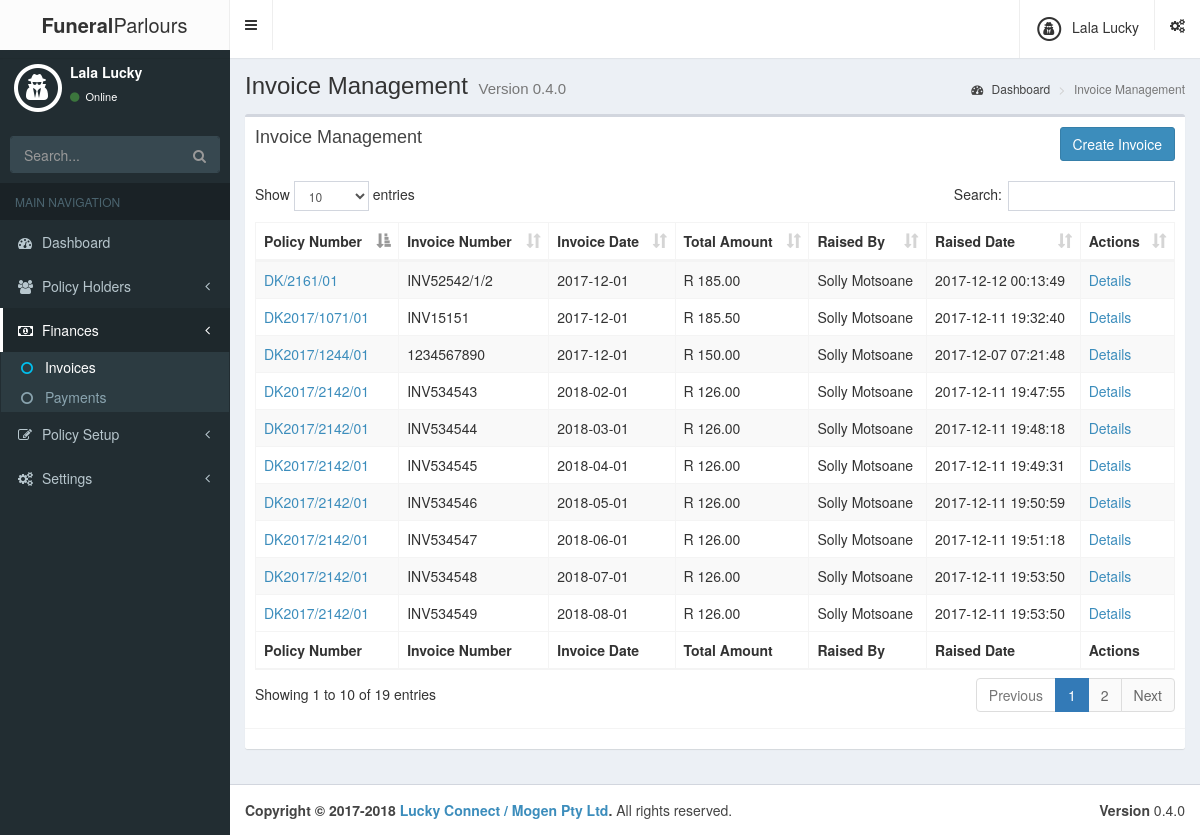
/finance/invoices.php (signed in), run on the app's committed database.
### tables this page shows
CREATE TABLE IF NOT EXISTS `tblinvoices` (
  `InvoiceId` int(11) NOT NULL,
  `PolicyId` int(11) NOT NULL,
  `InvoiceNumber` varchar(255) NOT NULL,
  `InvoiceDate` date NOT NULL,
  `TotalAmount` double(10,2) NOT NULL,
  `RaisedBy` int(11) NOT NULL,
  `RaisedDate` datetime NOT NULL DEFAULT CURRENT_TIMESTAMP,
  `DeletedBy` int(11) DEFAULT NULL,
  `DeletedDate` datetime DEFAULT NULL
);

CREATE TABLE IF NOT EXISTS `tblpolicies` (
  `PolicyId` int(11) NOT NULL,
  `PolicyNumber` varchar(255) NOT NULL,
  `ManualPolicyNumber` varchar(255) DEFAULT NULL,
  `PolicyPlanId` int(11) NOT NULL,
  `PolicyPremium` double(10,2) DEFAULT NULL,
  `StartDate` date DEFAULT NULL,
  `EndDate` date DEFAULT NULL,
  `AgentName` varchar(500) DEFAULT NULL,
  `AgentCode` varchar(255) DEFAULT NULL
);

CREATE TABLE IF NOT EXISTS `tblusers` (
  `id` int(10) NOT NULL,
  `username` varchar(255) NOT NULL,
  `password` varchar(1000) NOT NULL,
  `FirstName` varchar(255) NOT NULL,
  `LastName` varchar(255) NOT NULL,
  `JobTitle` varchar(255) NOT NULL,
  `RoleId` int(11) NOT NULL DEFAULT '1',
  `DateEngaged` date NOT NULL,
  `email` varchar(255) NOT NULL,
  `verified` bit(1) NOT NULL DEFAULT b'0'
);

### classes/classes.php (called while the page is built, shortened)
<?php
spl_autoload_register(function ($className) {
    $className = strtolower($className);
    $path = "../classes/{$className}.php";
});

### inc/dbconfig.inc.php (called while the page is built)
<?php
$host = "localhost";
$username = "luckymogen_fpms";
$password = "Ve18kHe6%AaI";
$db_name = "luckymogen_fpms";
$tbl_prefix = "";
$tbl_members = $tbl_prefix."tblusers";
$tbl_attempts = $tbl_prefix."tblloginattempts";
?>

### classes/dbconn.php (called while the page is built, shortened)
<?php
class DbConn
{
    public function __construct()
    {
        require '../inc/dbconfig.inc.php';
        try {
			$this->conn = new PDO('mysql:host=' . $host . ';dbname=' . $db_name . ';charset=utf8', $username, $password);
		} catch (\Exception $e) {
			die('Database connection error');
		}
    }
}

### classes/invoice.php (called while the page is built, shortened)
<?php
class Invoice extends ActionLog {
    public function GetAll() {
        $stmt = $this->conn->prepare("SELECT InvoiceId, PolicyNumber, P.PolicyId, InvoiceNumber, InvoiceDate, TotalAmount, RaisedDate, DeletedDate, FirstName, LastName
                                    FROM tblinvoices I LEFT JOIN tblusers U ON U.id = I.RaisedBy
                                                    LEFT JOIN tblpolicies P ON P.PolicyId = I.PolicyId");
        $stmt->execute();
        return $stmt->fetchAll(PDO::FETCH_ASSOC);
    }
}
?>

### finance/invoices.php (the view, shortened to what this page needs)
<?php
$pageName = "Invoice Management";
require_once "../inc/header.inc.php";
require '../classes/classes.php';
$mode = isset($_POST['mode']) ? $_POST['mode'] : "view";
try {
    $invoice = new Invoice;
    $invoices = $invoice->GetAll();
?>
<div class="row">
  <div class="col-xs-12">
    <div class="box">
      <div class="box-header">
        <h3 class="box-title"><?php echo $pageName ?></h3>
        <button type="button" id="addInvoice" class="btn btn-primary pull-right <?php echo ($mode=="view") ? "" : "hidden" ?>">Create Invoice</button>
      </div>
      <div class="box-body">
        <table id="MainTable" role="grid" class="table table-bordered table-striped">
          <thead>
            <tr>
              <th>Policy Number</th>
              <th>Invoice Number</th>
              <th>Invoice Date</th>
              <th>Total Amount</th>
              <th>Raised By</th>
              <th>Raised Date</th>
              <th>Actions</th>
            </tr>
          </thead>
          <tbody>
            <?php
            foreach($invoices as $result) {
                $del = "";
                if (isset($_SESSION["RolePriority"]) && $_SESSION["RolePriority"] >= 9000 && $result["DeletedDate"] != NULL) {
                    $del = "u";
                }
                elseif (isset($_SESSION["RolePriority"]) && $_SESSION["RolePriority"] >= 9000 && $result["DeletedDate"] == NULL) {
                    $del = "d";
                }
                elseif (isset($_SESSION["RolePriority"]) && $_SESSION["RolePriority"] < 9000 && $result["DeletedDate"] != NULL) {
                    $del = "s";
                }
                else {
                    $del = "";
                }
              echo "<tr data-invid='".$result["InvoiceId"]."' data-polid='".$result["PolicyId"]."' data-polnum='".$result["PolicyNumber"]."'>
                    <td><a href='{$baseUrl}/members/details.php?polid=".$result["PolicyId"]."&mode=view'>".$result["PolicyNumber"]."</a></td>
                    <td class='invnum'>".$result["InvoiceNumber"]."</td>
                    <td class='invdate'>".$result["InvoiceDate"]."</td>
                    <td>R <span class='invamt'>".$result["TotalAmount"]."</span></td>
                    <td class='raisedby'>".$result["FirstName"]. ' ' .$result["LastName"]."</td>
                    <td class='raiseddate'>".$result["RaisedDate"]."</td>
                    <td>
                    ";
                switch($del) {
                    default:
                        echo "<a href='#' class='details'>Details</a>";
                        break;
                    }
                echo "
                    </td>
                    </tr>";
            }
            ?>
          </tbody>
          <tfoot>
            <tr>
              <th>Policy Number</th>
              <th>Invoice Number</th>
              <th>Invoice Date</th>
              <th>Total Amount</th>
              <th>Raised By</th>
              <th>Raised Date</th>
              <th>Actions</th>
            </tr>
          </tfoot>
        </table>
      </div>
      <div class="box-footer">
      </div>
    </div>
  </div>
</div>
<?php
} catch (PDOException $e) {
    $err = "Error: " . $e->getMessage();
}
require_once "../inc/footer.inc.php" ?>

### data on the page
tblinvoices: PolicyId.PolicyNumber "DK2017/1244/01", InvoiceNumber "1234567890", InvoiceDate "2017-12-01", TotalAmount "150.00", tblusers.FirstName "Solly", tblusers.LastName "Motsoane", RaisedDate "2017-12-07 07:21:48", shows "Details"
tblinvoices: PolicyId.PolicyNumber "DK2017/1071/01", InvoiceNumber "INV15151", InvoiceDate "2017-12-01", TotalAmount "185.50", tblusers.FirstName "Solly", tblusers.LastName "Motsoane", RaisedDate "2017-12-11 19:32:40", shows "Details"
tblinvoices: PolicyId.PolicyNumber "DK2017/2142/01", InvoiceNumber "INV534543", InvoiceDate "2018-02-01", TotalAmount "126.00", tblusers.FirstName "Solly", tblusers.LastName "Motsoane", RaisedDate "2017-12-11 19:47:55", shows "Details"
tblinvoices: PolicyId.PolicyNumber "DK2017/2142/01", InvoiceNumber "INV534544", InvoiceDate "2018-03-01", TotalAmount "126.00", tblusers.FirstName "Solly", tblusers.LastName "Motsoane", RaisedDate "2017-12-11 19:48:18", shows "Details"
tblinvoices: PolicyId.PolicyNumber "DK2017/2142/01", InvoiceNumber "INV534545", InvoiceDate "2018-04-01", TotalAmount "126.00", tblusers.FirstName "Solly", tblusers.LastName "Motsoane", RaisedDate "2017-12-11 19:49:31", shows "Details"
tblinvoices: PolicyId.PolicyNumber "DK2017/2142/01", InvoiceNumber "INV534546", InvoiceDate "2018-05-01", TotalAmount "126.00", tblusers.FirstName "Solly", tblusers.LastName "Motsoane", RaisedDate "2017-12-11 19:50:59", shows "Details"
tblinvoices: PolicyId.PolicyNumber "DK2017/2142/01", InvoiceNumber "INV534547", InvoiceDate "2018-06-01", TotalAmount "126.00", tblusers.FirstName "Solly", tblusers.LastName "Motsoane", RaisedDate "2017-12-11 19:51:18", shows "Details"
tblinvoices: PolicyId.PolicyNumber "DK2017/2142/01", InvoiceNumber "INV534548", InvoiceDate "2018-07-01", TotalAmount "126.00", tblusers.FirstName "Solly", tblusers.LastName "Motsoane", RaisedDate "2017-12-11 19:53:50", shows "Details"
tblinvoices: PolicyId.PolicyNumber "DK2017/2142/01", InvoiceNumber "INV534549", InvoiceDate "2018-08-01", TotalAmount "126.00", tblusers.FirstName "Solly", tblusers.LastName "Motsoane", RaisedDate "2017-12-11 19:53:50", shows "Details"
tblinvoices: PolicyId.PolicyNumber "DK/2161/01", InvoiceNumber "INV52542/1/2", InvoiceDate "2017-12-01", TotalAmount "185.00", tblusers.FirstName "Solly", tblusers.LastName "Motsoane", RaisedDate "2017-12-12 00:13:49", shows "Details"

### other printed values
$userFullName "Lala Lucky"
$_SESSION['fullName'] "Lala Lucky"
$pageName "Invoice Management"
$sysVersion "0.4.0"
$sysDeveloperName "Lucky Connect / Mogen Pty Ltd"
